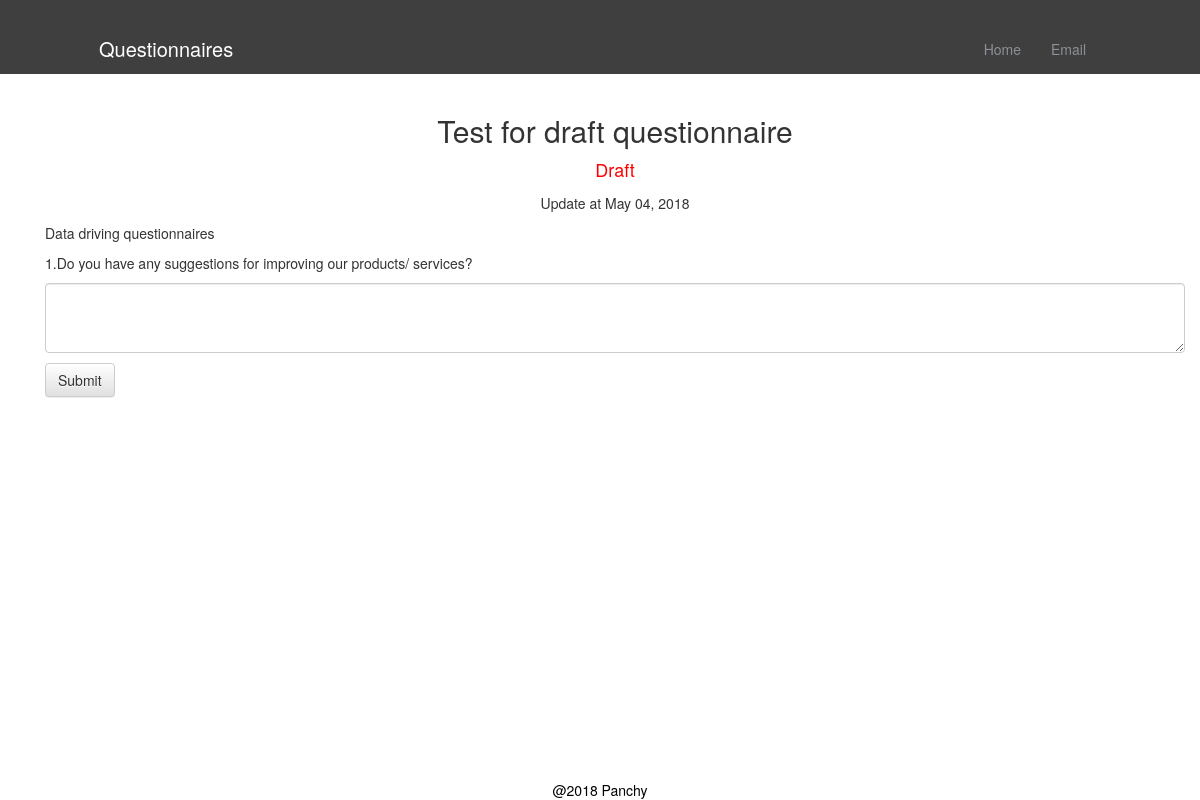
Screenshot of /3/ with the database file from the repository.
### questionnaires/models.py (models this page shows, shortened)
class Questionnaire(models.Model):
    Id=models.AutoField(primary_key=True)
    name=models.CharField(max_length=1024)
    description=models.CharField(max_length=5000)
    is_open=models.BooleanField(default=False)
    start_date=models.DateTimeField(auto_now_add=True,auto_now=False)
    question_members=models.ManyToManyField(Question,through='Questionnaire_Question')

class Question(models.Model):
    question_id=models.AutoField(primary_key=True)
    create_at=models.DateTimeField(auto_now_add=True,auto_now=False)
    question=models.CharField(max_length=5000,null=False,blank=False)
    def __str__(self):
        return self.question

### questionnaires/views.py (the view)
# urls.py: url(r'^(?P<pk>\d+)/$',getQuestionnaire,name="detail"),
def getQuestionnaire(request,pk):
    obj=get_object_or_404(Questionnaire,Id=pk)
    questionnaire_question=get_list_or_404(Questionnaire_Question,questionnaire_id=pk)
    question_list=getQuestions(questionnaire_question)
    number_of_question=len(question_list)
    AnswerFormSet = formset_factory(AnswerForm,extra=number_of_question)
    if request.method == 'POST':
        formset = AnswerFormSet(request.POST, request.FILES)
        if formset.is_valid():
            for i in range(len(formset)):
                if formset[i].is_valid():
                    try:
                        instance=formset[i].save(commit=False)
                        instance.question=question_list[i]
                        instance.save()
                    except Exception as e:
                        raise Http404
        return redirect("questionnaires:questionnaireList")
    else:
        formset = AnswerFormSet()
    rows=zip(question_list,formset)
    context={
        "objects":obj,
        'formset': formset,
        "rows":rows
    }
    return render(request,"detail.html",context)

### questionnaires/views.py (called while the page is built)
def getQuestions(array):
    questionList=[]
    for i in range(len(array)):
        questionList.append(array[i].question_id)
    return questionList

### templates/detail.html (shortened to what this page needs)
{%extends 'base.html' %}
{% load tz %}
{% load static %}
{%block css%}
<link rel="stylesheet" type="text/css" href="{% static 'css/detail.css' %}">
{%endblock css%}
{%block body%}
<div class="container">
  <h2 id="title">{{objects.name}}</h2>
  {%if not objects.is_open%}
  <p id="draf">Draft</p>
  {%endif%}
  <p id="date">Update at {{objects.start_date|localtime|date:'M d, Y'}}</p>
  <p class=" ">{{objects.description}}</p>
  <form method="post" action="" id="formsubmit"> {%csrf_token%}
      {% for row in rows %}
        <p>{{ forloop.counter }}.{{row.0}}</p>
        <p>{{row.1}}</p>
      {% endfor %}
    <p type="" id="sub_form" class="btn btn-default">Submit</p>
  </form>
</div>
{%endblock body%}

### static/css/base.css (style rules this page uses)
body, html { height: 100%; margin: 0; }

### static/css/detail.css (style rules this page uses)
#title { text-align: center; }
#draf { color: red; font-size: 18px; text-align: center; }
#date { text-align: center; }
.form-control { width: 100%; height: auto; }
#sub_form { margin-bottom: 30px; }

### rows the page displays
Questionnaire: name "Test for draft questionnaire", start_date "May 04, 2018", description "Data driving questionnaires"
Question: question "Do you have any suggestions for improving our products/ services?"
